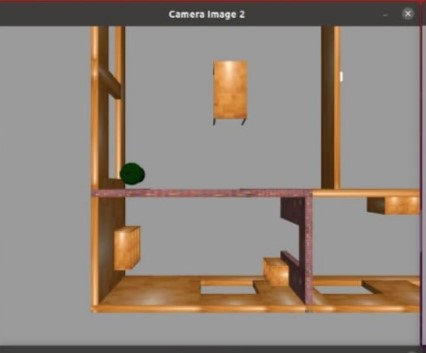
#> input picture Captured_Images/cam1.jpeg, 426 x 353 px, found by its file name
$ jupyter execute imagestiching.ipynb
#> lines starting #> are read from the running program, lines starting #| are printed output that depends on the picture
[cell 1]
import cv2
import numpy as np
from google.colab.patches import cv2_imshow

def stitch_images(img_list):
    # Create an ORB detector
    orb = cv2.ORB_create()

    # Create a list to hold keypoints and descriptors for each image
    keypoints_list = []
    descriptors_list = []

    # Detect keypoints and compute descriptors for each image
    for img in img_list:
        gray = cv2.cvtColor(img, cv2.COLOR_BGR2GRAY)
        keypoints, descriptors = orb.detectAndCompute(gray, None)
        keypoints_list.append(keypoints)
        descriptors_list.append(descriptors)

    # Create a BFMatcher object
    bf = cv2.BFMatcher(cv2.NORM_HAMMING, crossCheck=True)

    # Find the homography matrices and warp the images
    base_img = img_list[0]
    for i in range(1, len(img_list)):
        matches = bf.match(descriptors_list[i-1], descriptors_list[i])
        matches = sorted(matches, key=lambda x: x.distance)

        # Extract the matched keypoints
        src_pts = np.float32([keypoints_list[i-1][m.queryIdx].pt for m in matches]).reshape(-1, 1, 2)
        dst_pts = np.float32([keypoints_list[i][m.trainIdx].pt for m in matches]).reshape(-1, 1, 2)

        # Find the homography matrix
        H, mask = cv2.findHomography(dst_pts, src_pts, cv2.RANSAC, 5.0)

        # Warp the current image
        h, w, _ = img_list[0].shape
        img_warped = cv2.warpPerspective(img_list[i], H, (w, h))

        # Blend the images using maximum value to avoid overlaps
        base_img = np.maximum(base_img, img_warped)

    return base_img

# Load the images
img1 = cv2.imread('/content/cam1.jpeg')
#> img1 is the input picture: shape (353, 426, 3); mean B, G, R 125.1, 134.1, 145.2
img2 = cv2.imread('/content/cam2.jpeg')
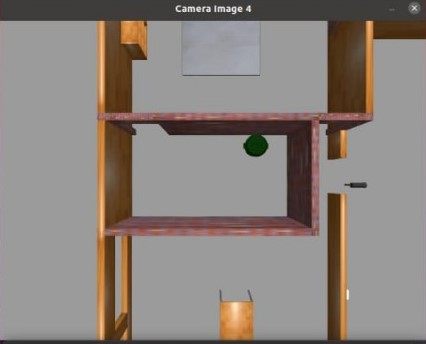
#> input picture Captured_Images/cam2.jpeg, 426 x 344 px, found by its file name
#> img2 is the input picture: shape (344, 426, 3); mean B, G, R 125.3, 130.8, 139.3
img3 = cv2.imread('/content/cam3.jpeg')
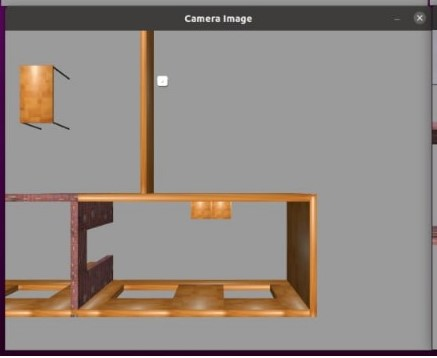
#> input picture Captured_Images/cam3.jpeg, 437 x 358 px, found by its file name
#> img3 is the input picture: shape (358, 437, 3); mean B, G, R 131, 136.5, 145.5
img4 = cv2.imread('/content/cam4.jpeg')
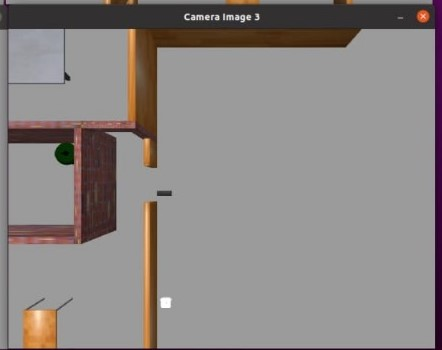
#> input picture Captured_Images/cam4.jpeg, 442 x 350 px, found by its file name
#> img4 is the input picture: shape (350, 442, 3); mean B, G, R 132, 133.8, 139.3

# List of images
images = [img1, img2, img3, img4]

# Stitch the images
stitched_image = stitch_images(images)
#> the loop in stitch_images, `for img in img_list:` made 4 passes
#> pass 1, in stitch_images, `gray = cv2.cvtColor(img, cv2.COLOR_BGR2GRAY)`:
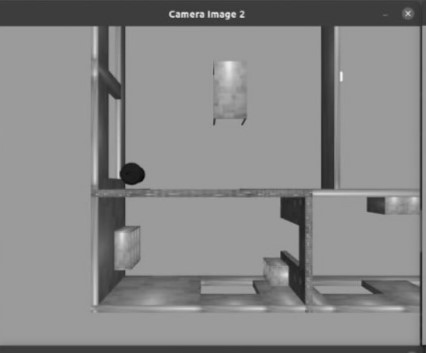
#> gray: shape (353, 426); min 8, max 245, mean 136.4
#> pass 3, in stitch_images, `gray = cv2.cvtColor(img, cv2.COLOR_BGR2GRAY)`:
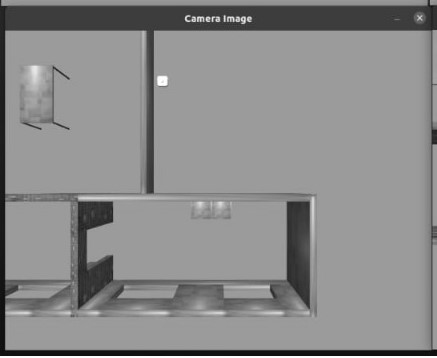
#> gray: shape (358, 437); min 8, max 255, mean 138.6
#> after the loop in stitch_images, `for img in img_list:`:
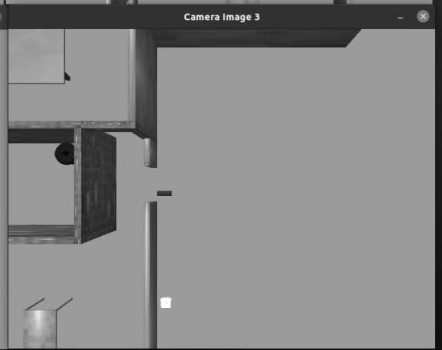
#> gray: shape (350, 442); min 6, max 255, mean 135.2
#> after the loop in stitch_images, `for img in img_list:`: descriptors_list = 4 items
#> the loop in stitch_images, `for i in range(1, len(img_list)):` made 3 passes
#> matches on passes 1 to 3: 112 matches, 78 matches, 62 matches
#> pass 1, in stitch_images, `img_warped = cv2.warpPerspective(img_list[i], H, (w, h))`:
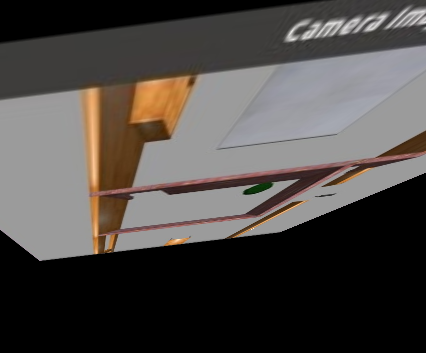
#> img_warped: shape (353, 426, 3); mean of channels 0, 1, 2 70, 72.9, 77.5; drawn as B, G, R
#> pass 1, in stitch_images, `base_img = np.maximum(base_img, img_warped)`:
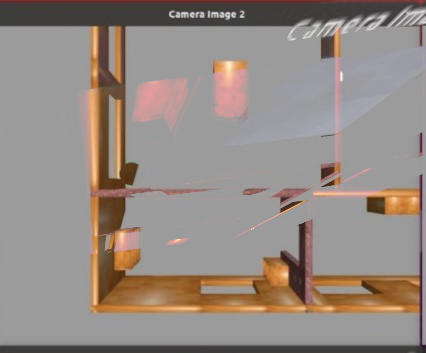
#> base_img: shape (353, 426, 3); mean B, G, R 131.9, 138.4, 149.2
#> pass 2, in stitch_images, `img_warped = cv2.warpPerspective(img_list[i], H, (w, h))`:
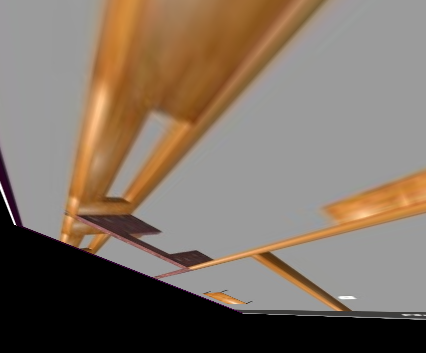
#> img_warped: shape (353, 426, 3); mean of channels 0, 1, 2 99.5, 112.6, 127; drawn as B, G, R
#> after the loop in stitch_images, `for i in range(1, len(img_list)):`:
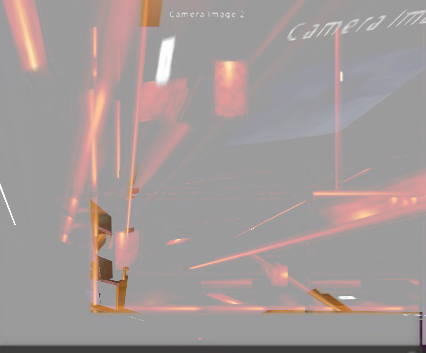
#> base_img: shape (353, 426, 3); mean B, G, R 152.7, 153.6, 163.5

# Save the result
cv2.imwrite('/mnt/data/stitched_image.jpg', stitched_image)

# Display the result
cv2_imshow(stitched_image)
